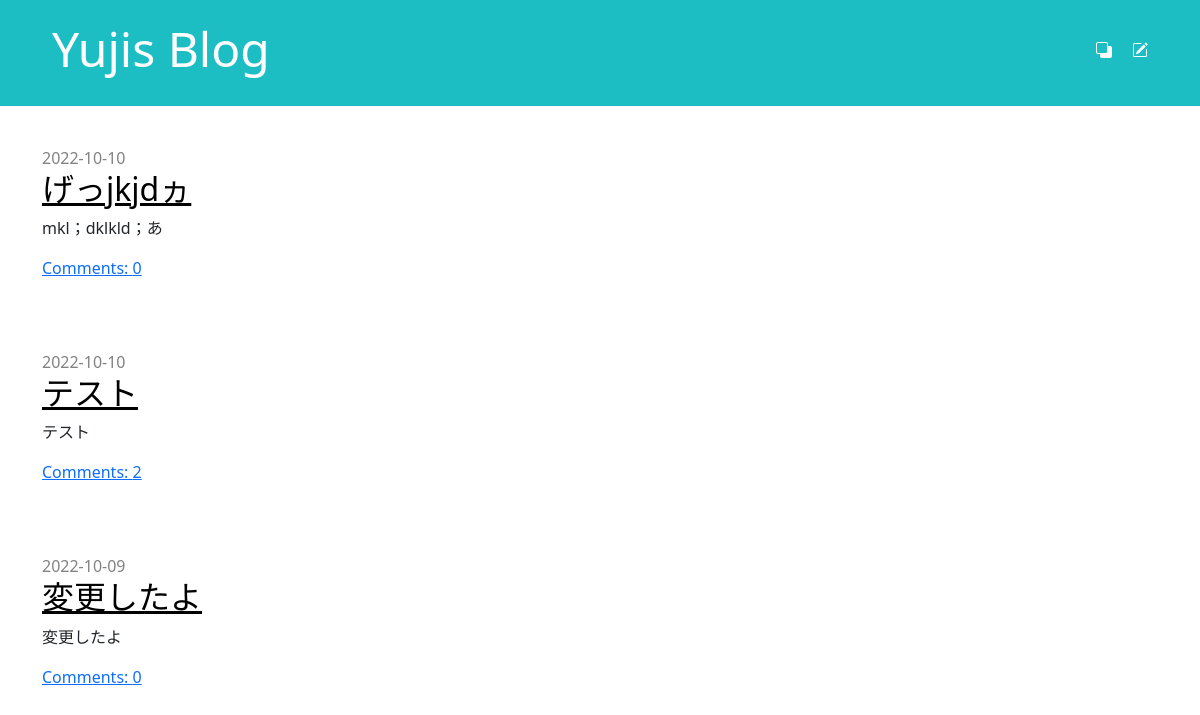
The app's page / (signed in) with its own data.
### blog/models.py (models this page shows, shortened)
class Post(models.Model):
    author = models.ForeignKey(
        settings.AUTH_USER_MODEL, on_delete=models.CASCADE)
    title = models.CharField(max_length=200)
    text = models.TextField()
    created_date = models.DateTimeField(default=timezone.now)
    published_date = models.DateTimeField(blank=True, null=True)

### blog/views.py (the view)
# urls.py: path('', views.post_list, name='post_list'),
def post_list(request):
    posts = Post.objects.filter(published_date__lte=timezone.now()).order_by('-published_date')
    return render(request, 'blog/post_list.html', {'posts': posts})

### blog/templates/blog/post_list.html
{% extends 'blog/base.html' %}
{% block content %}
    {% for post in posts %}
        <article class="post">
            <time class="date">
                {{ post.published_date|date:"Y-m-d" }}
            </time>
            <h2><a href="{% url 'post_detail' pk=post.pk %}">{{ post.title }}</a></h2>
            <p>{{ post.text|linebreaksbr }}</p>
            <a href="{% url 'post_detail' pk=post.pk %}">Comments: {{ post.comments.count }}</a>
        </article>
    {% endfor %}
{% endblock %}

### blog/static/css/blog.css (style rules this page uses)
.date { color: #828282; }
.post { margin-bottom: 70px; }
.post h2 a, .post h2 a:visited { color: #000000; }

### records on screen
Post: published_date "2022-10-10", title "げっjkjdヵ", text "mkl；dklkld；あ", comments.count "0"
Post: published_date "2022-10-10", title "テスト", text "テスト", comments.count "2"
Post: published_date "2022-10-09", title "変更したよ", text "変更したよ", comments.count "0"
